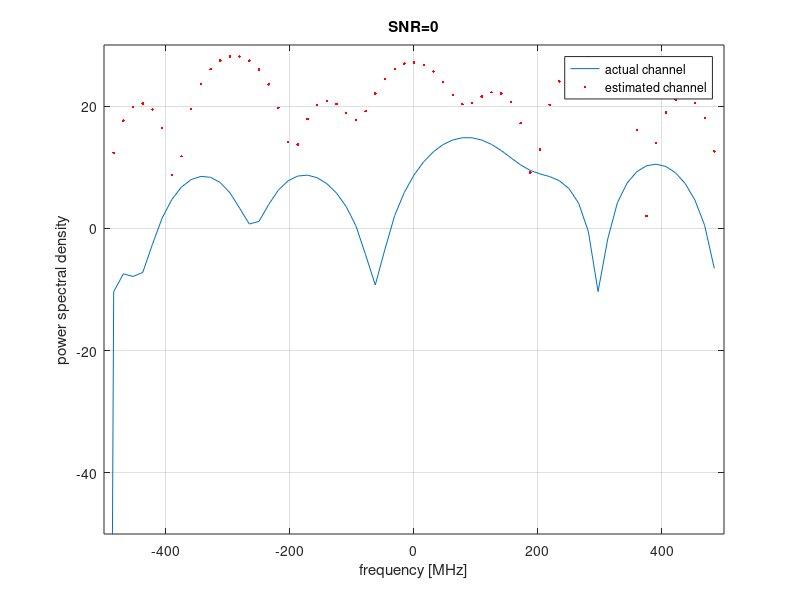
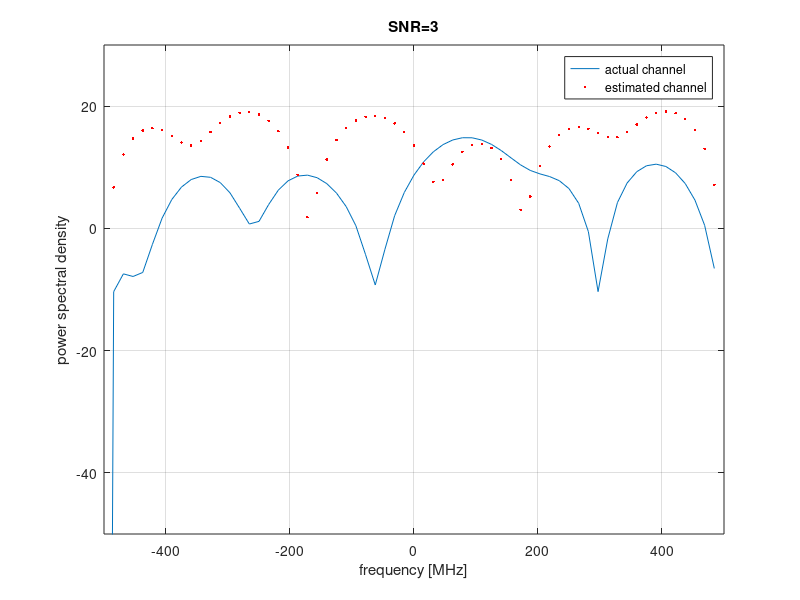
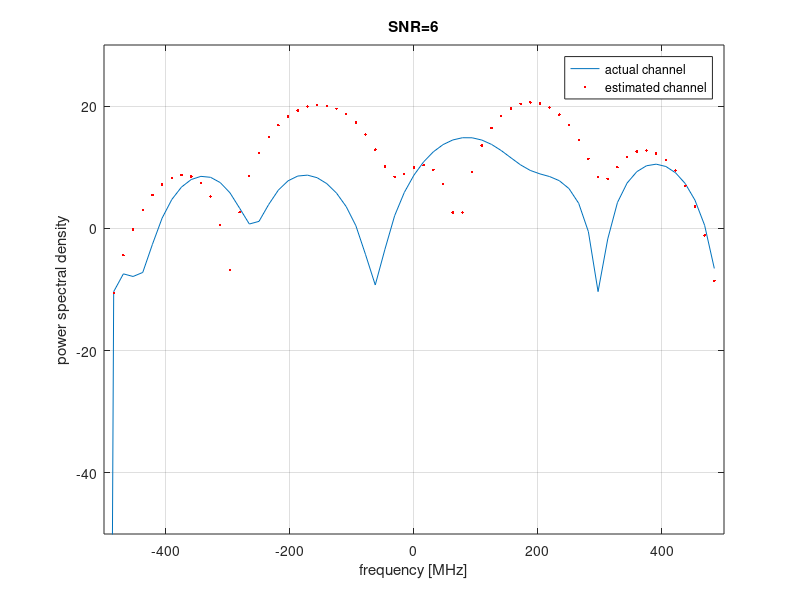
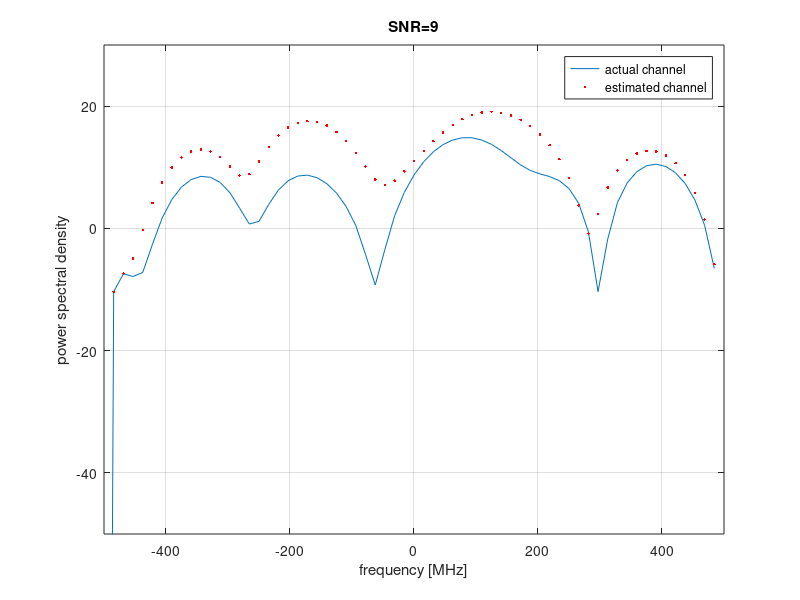

MATLAB code to generate these figures, in order:
clc; clear; close all;

% L - channel order
% N - size of the block before adding cyclic-prefix
% M - size of the block after adding cyclic-prefix
% P - period of the superimposed training vector (has to be equal to L)
% c - training vector
% fs - sampling frequency

L=8;
N=64;
M=N+L; 
P=L;
Q=N/P; 

c_P=complex([1:P]./P,-[P:-1:1]./P);
c=kron(ones(Q,1),c_P.');
c=c/sqrt(c'*c);

fs=1e3;
f=[-N/2:N/2-1]*(fs/N);

% h - (unknown) channel vector
% H - (unknown) channel matrix obtained by employing commutativity
h=0.5*randn(1,L)+j*0.5*randn(1,L);
h=h-mean(h);
h=h/std(h);
H=toeplitz([h zeros(1,N-L)].',[h(1) zeros(1,N-L) h(end:-1:2)]);

SNR=0:3:30;
SNR_lin=10.^(SNR./10);

% power allocation to training and data (must add to 1)
pow_c=0.5;
pow_w=0.5;

for ii=1:length(SNR_lin)
    % w - data vector
    w=2*randint(N,1)-1;
    
    J=kron((1/Q)*ones(Q),eye(P));
    
    % s - data + training (at appropriate powers and SNR)
    s = sqrt(pow_w*SNR_lin(ii))*(eye(N)-J)*w + sqrt(pow_c*SNR_lin(ii))*c;
    
    % v - random noise
    v=randn(N,1);
    v=v-mean(v);
    v=v/std(v);
    
    % x - transmitted signal
    x=H*s+v;
    
    % F - DFT matrix
    F=(1/sqrt(N))*dftmtx(N);
    x_hat=F*x;
    c_hat=F*sqrt(pow_c*SNR_lin(ii))*c;
    
    d=[x_hat(1:Q:end)./c_hat(1:Q:end)];
    F_P=(1/P)*dftmtx(P);
    
    % estimated channel
    h_hat=F_P'*d;
    
    % frequency domain representation of true and estimated channels
    magH_f1=abs(fft([h zeros(1,N-L)],N));
    magH_f2=abs(fft([h_hat.' zeros(1,N-L)],N));
    
    figure
    plot(f,20*log10(magH_f1))
    hold on
    plot(f,20*log10(magH_f2),'r.')
    xlabel('frequency [MHz]')
    ylabel('power spectral density')
    title(sprintf('SNR=%i',SNR(ii)))
    axis([-fs/2 fs/2 -50 30])
    legend('actual channel','estimated channel')
    grid on
    
end
